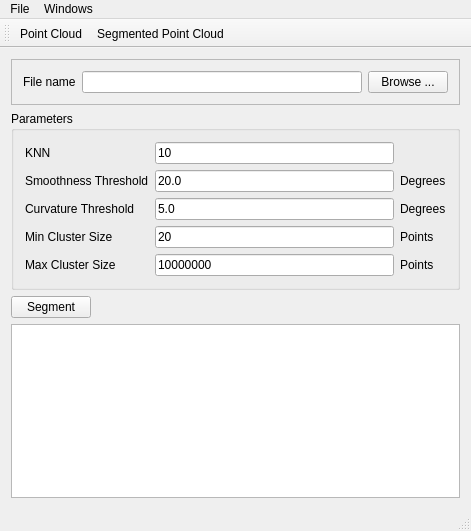
<?xml version="1.0" encoding="UTF-8"?>
<ui version="4.0">
 <class>MainWindow</class>
 <widget class="QMainWindow" name="MainWindow">
  <property name="geometry">
   <rect>
    <x>0</x>
    <y>0</y>
    <width>471</width>
    <height>531</height>
   </rect>
  </property>
  <property name="windowTitle">
   <string>MainWindow</string>
  </property>
  <widget class="QWidget" name="centralWidget">
   <layout class="QGridLayout" name="gridLayout_2">
    <item row="1" column="0" colspan="2">
     <widget class="QGroupBox" name="groupBox">
      <property name="title">
       <string>Parameters</string>
      </property>
      <layout class="QGridLayout" name="gridLayout_3">
       <item row="2" column="0">
        <widget class="QLabel" name="label_3">
         <property name="text">
          <string>Curvature Threshold</string>
         </property>
        </widget>
       </item>
       <item row="2" column="1">
        <widget class="QLineEdit" name="txtCurvature">
         <property name="text">
          <string>5.0</string>
         </property>
        </widget>
       </item>
       <item row="2" column="2">
        <widget class="QLabel" name="label_4">
         <property name="text">
          <string>Degrees</string>
         </property>
        </widget>
       </item>
       <item row="1" column="2">
        <widget class="QLabel" name="label_6">
         <property name="text">
          <string>Degrees</string>
         </property>
        </widget>
       </item>
       <item row="1" column="1">
        <widget class="QLineEdit" name="txtSmoothness">
         <property name="text">
          <string>20.0</string>
         </property>
        </widget>
       </item>
       <item row="1" column="0">
        <widget class="QLabel" name="label_5">
         <property name="text">
          <string>Smoothness Threshold</string>
         </property>
        </widget>
       </item>
       <item row="0" column="1">
        <widget class="QLineEdit" name="txtKNN">
         <property name="text">
          <string>10</string>
         </property>
        </widget>
       </item>
       <item row="0" column="0">
        <widget class="QLabel" name="label_2">
         <property name="text">
          <string>KNN</string>
         </property>
        </widget>
       </item>
       <item row="3" column="0">
        <widget class="QLabel" name="label_7">
         <property name="text">
          <string>Min Cluster Size</string>
         </property>
        </widget>
       </item>
       <item row="4" column="0">
        <widget class="QLabel" name="label_8">
         <property name="text">
          <string>Max Cluster Size</string>
         </property>
        </widget>
       </item>
       <item row="3" column="1">
        <widget class="QLineEdit" name="txtMinClusterSize">
         <property name="text">
          <string>20</string>
         </property>
        </widget>
       </item>
       <item row="4" column="1">
        <widget class="QLineEdit" name="txtMaxClusterSize">
         <property name="text">
          <string>10000000</string>
         </property>
        </widget>
       </item>
       <item row="3" column="2">
        <widget class="QLabel" name="label_9">
         <property name="text">
          <string>Points</string>
         </property>
        </widget>
       </item>
       <item row="4" column="2">
        <widget class="QLabel" name="label_10">
         <property name="text">
          <string>Points</string>
         </property>
        </widget>
       </item>
      </layout>
     </widget>
    </item>
    <item row="2" column="0">
     <widget class="QPushButton" name="btnSegment">
      <property name="text">
       <string>Segment</string>
      </property>
     </widget>
    </item>
    <item row="2" column="1">
     <spacer name="horizontalSpacer">
      <property name="orientation">
       <enum>Qt::Horizontal</enum>
      </property>
      <property name="sizeHint" stdset="0">
       <size>
        <width>40</width>
        <height>20</height>
       </size>
      </property>
     </spacer>
    </item>
    <item row="0" column="0" colspan="2">
     <widget class="QFrame" name="frame">
      <property name="frameShape">
       <enum>QFrame::StyledPanel</enum>
      </property>
      <property name="frameShadow">
       <enum>QFrame::Raised</enum>
      </property>
      <layout class="QGridLayout" name="gridLayout">
       <item row="0" column="0">
        <widget class="QLabel" name="label">
         <property name="text">
          <string>File name</string>
         </property>
        </widget>
       </item>
       <item row="0" column="1">
        <widget class="QLineEdit" name="txtFilename"/>
       </item>
       <item row="0" column="2">
        <widget class="QPushButton" name="btnFileBrowse">
         <property name="text">
          <string>Browse ...</string>
         </property>
        </widget>
       </item>
      </layout>
     </widget>
    </item>
    <item row="3" column="0" colspan="2">
     <widget class="QPlainTextEdit" name="txtResults"/>
    </item>
   </layout>
  </widget>
  <widget class="QMenuBar" name="menuBar">
   <property name="geometry">
    <rect>
     <x>0</x>
     <y>0</y>
     <width>471</width>
     <height>21</height>
    </rect>
   </property>
   <widget class="QMenu" name="menuFile">
    <property name="title">
     <string>File</string>
    </property>
   </widget>
   <widget class="QMenu" name="menuView">
    <property name="title">
     <string>Windows</string>
    </property>
    <widget class="QMenu" name="menuViews">
     <property name="title">
      <string>Views ...</string>
     </property>
     <addaction name="actionPoint_Cloud"/>
     <addaction name="actionSegmented_Point_Cloud"/>
    </widget>
    <addaction name="menuViews"/>
   </widget>
   <addaction name="menuFile"/>
   <addaction name="menuView"/>
  </widget>
  <widget class="QStatusBar" name="statusBar"/>
  <widget class="QToolBar" name="toolBar">
   <property name="windowTitle">
    <string>toolBar</string>
   </property>
   <attribute name="toolBarArea">
    <enum>TopToolBarArea</enum>
   </attribute>
   <attribute name="toolBarBreak">
    <bool>false</bool>
   </attribute>
   <addaction name="actionPoint_Cloud"/>
   <addaction name="actionSegmented_Point_Cloud"/>
  </widget>
  <action name="actionPoint_Cloud">
   <property name="text">
    <string>Point Cloud</string>
   </property>
  </action>
  <action name="actionSegmented_Point_Cloud">
   <property name="text">
    <string>Segmented Point Cloud</string>
   </property>
  </action>
 </widget>
 <layoutdefault spacing="6" margin="11"/>
 <resources/>
 <connections/>
</ui>
